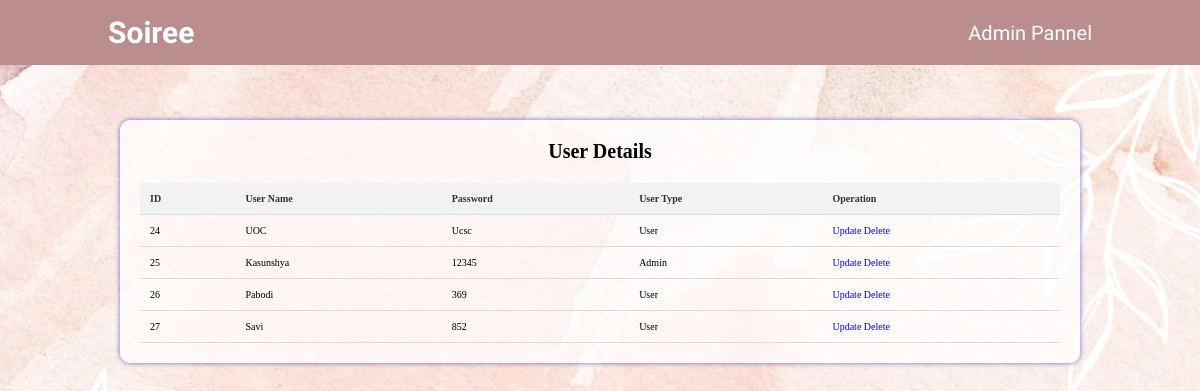
The page /view.php on the database its author committed.
### tables this page shows
CREATE TABLE `user_login` (
  `id` int(11) NOT NULL,
  `username` varchar(20) NOT NULL,
  `password` varchar(20) NOT NULL,
  `usertype` varchar(10) NOT NULL DEFAULT 'user'
);

### view.php (the view, shortened to what this page needs)
<!DOCTYPE html>
<head>
    <link rel="stylesheet" href="user.css">
    <link rel="stylesheet" href="https://cdnjs.cloudflare.com/ajax/libs/font-awesome/4.7.0/css/font-awesome.min.css">
</head>
<body class="body-background">
<header class="header">
      <a href="#" class="logo"><span>S</span>oiree</a>
      <nav class="navbar">
        <a href="adminindex.php">Admin pannel</a>
      </nav>
</header>
<body>
    <div class="container">
        <h1>User Details</h1>
        <?php
        require 'connect.php';
        $result = $conn->query("SELECT * FROM user_login");
        if ($result->num_rows > 0) {
            echo "<table border='1'>";
            echo "<tr>
            <th>ID</th>
            <th>User Name</th>
            <th>password</th>
            <th>User Type</th>
            <th>Operation</th>
            </tr>";
            while ($row = $result->fetch_assoc()) {
                echo "<tr>";
                echo "<td>" . $row['id'] . "</td>";
                echo "<td>" . $row['username'] . "</td>";
                echo "<td>" . $row['password'] . "</td>";
                echo "<td>" . $row['usertype'] . "</td>";
                echo "<td>";
                echo "<a href='update.php?id=" . $row['id'] . "'>Update</a>";
                echo "<a href='delete.php?id=" . $row['id'] . "'>Delete</a>";
                echo "</tr>";
            }
            echo "</table>";
        } else {
            echo "No records found.";
        }
    ?>
    </div>
</body>
</html>

### user.css (style rules this page uses)
* { margin: 0; padding: 0; box-sizing: border-box; outline: none; border: none; text-decoration: none; text-transform: capitalize; transition: 0.9s linear; }
.body-background { background-image: url("back.jpg"); background-size: cover; background-position: center; background-repeat: no-repeat; margin-top: 150px; padding-top: 600px; }
.header { font-family: "Allura", cursive; font-size: 2rem; position: fixed; top: 0; left: 0; right: 0; z-index: 10000; background: #ba8e8e; display: flex; align-items: center; justify-content: space-between; padding: 1.5rem 9%; }
.header .logo { font-weight: bolder; color: #fff; font-size: 3rem; }
.header .logo span { color: #fff; }
.header .navbar a { font-size: 2rem; color: #ffffff; margin-left: 2rem; }
.container { width: 80%; margin: 0 auto; background-color: rgba(255, 255, 255, 0.7); padding: 20px; border-radius: 10px; box-shadow: 0px 0px 5px 0px rgba(24, 27, 191, 0.637); position: absolute; top: 120px; left: 50%; transform: translateX(-50%); }
h1 { text-align: center; color: #000000; margin-bottom: 20px; }
table { width: 100%; border-collapse: collapse; }
th, td { padding: 10px; text-align: left; border-bottom: 1px solid #ddd; }
th { background-color: #f2f2f2; color: #333; }

### view.php (style rules this page uses)
.body-background { background-image: url("back.jpg"); background-size: cover; background-position: center; background-repeat: no-repeat; padding-top: 600px; }

### rows shown on the page
user_login: id "24", username "UOC", password "Ucsc", usertype "User"
user_login: id "25", username "Kasunshya", password "12345", usertype "Admin"
user_login: id "26", username "Pabodi", password "369", usertype "User"
user_login: id "27", username "Savi", password "852", usertype "User"
